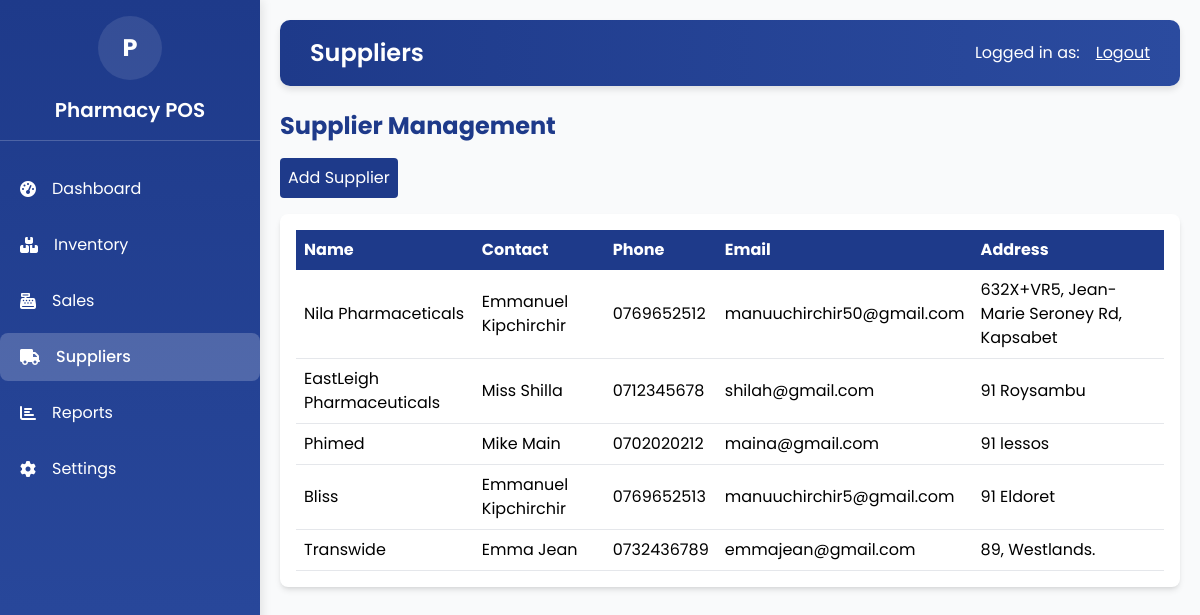
Screenshot of /suppliers/ with the database file from the repository.
### pos/models.py (models this page shows, shortened)
class Supplier(models.Model):
    name = models.CharField(max_length=100)
    contact_person = models.CharField(max_length=100)
    phone = models.CharField(max_length=15)
    email = models.EmailField()
    address = models.TextField()
    created_at = models.DateTimeField(auto_now_add=True)

### pos/views.py (the view, shortened to what this page needs)
# urls.py: path('suppliers/', views.suppliers_view, name='suppliers'),
def suppliers_view(request):
    suppliers = Supplier.objects.all()
    context = {'suppliers': suppliers}
    return render(request, 'suppliers.html', context)

### pos/templates/suppliers.html (shortened to what this page needs)
{% extends 'base.html' %}
{% block title %}Suppliers{% endblock %}
{% block content %}
<div class="fade-in">
    <h2 class="text-2xl font-bold mb-4 text-[#1E3A8A]">Supplier Management</h2>
    <button class="mb-4 bg-[#1E3A8A] text-white p-2 rounded hover:bg-[#2b4b9f]" onclick="document.getElementById('add-supplier').style.display='block'">Add Supplier</button>
    <div class="bg-white p-4 rounded-lg shadow-md">
        <table class="w-full text-left">
            <thead>
                <tr class="bg-[#1E3A8A] text-white">
                    <th class="p-2">Name</th>
                    <th class="p-2">Contact</th>
                    <th class="p-2">Phone</th>
                    <th class="p-2">Email</th>
                    <th class="p-2">Address</th>
                </tr>
            </thead>
            <tbody>
                {% for supplier in suppliers %}
                    <tr class="border-b">
                        <td class="p-2">{{ supplier.name }}</td>
                        <td class="p-2">{{ supplier.contact_person }}</td>
                        <td class="p-2">{{ supplier.phone }}</td>
                        <td class="p-2">{{ supplier.email }}</td>
                        <td class="p-2">{{ supplier.address }}</td>
                    </tr>
                {% endfor %}
            </tbody>
        </table>
    </div>
</div>
{% endblock %}

### pos/templates/base.html (style rules this page uses)
body { font-family: 'Poppins', sans-serif; background-color: #f9fafb; margin: 0; height: 100vh; overflow: hidden; }
.fade-in { animation: fadeIn 0.5s ease-in; }

### rows the page displays
Supplier: name "Nila Pharmaceticals", contact_person "Emmanuel Kipchirchir", phone "0769652512", email "manuuchirchir50@gmail.com", address "632X+VR5, Jean-Marie Seroney Rd, Kapsabet"
Supplier: name "EastLeigh Pharmaceuticals", contact_person "Miss Shilla", phone "0712345678", email "shilah@gmail.com", address "91 Roysambu"
Supplier: name "Phimed", contact_person "Mike Main", phone "0702020212", email "maina@gmail.com", address "91 lessos"
Supplier: name "Bliss", contact_person "Emmanuel Kipchirchir", phone "0769652513", email "manuuchirchir5@gmail.com", address "91 Eldoret"
Supplier: name "Transwide", contact_person "Emma Jean", phone "0732436789", email "emmajean@gmail.com", address "89, Westlands."
